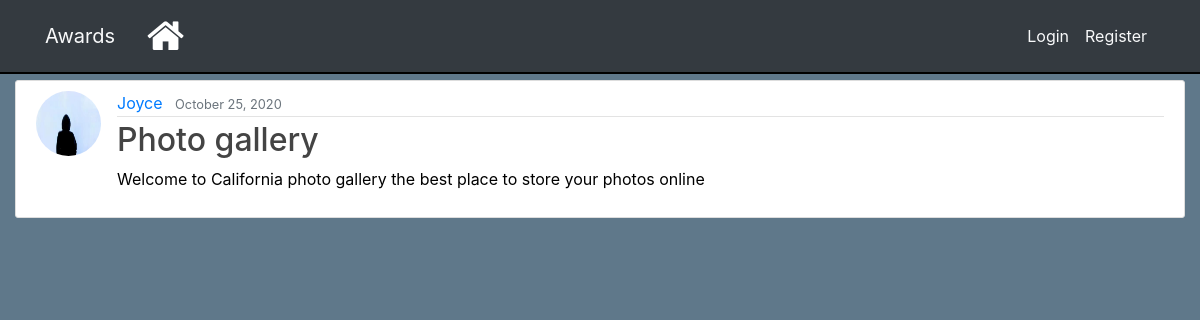
The app's page /post/4/ with its own data.
### awwardapp/models.py (models this page shows, shortened)
class post(models.Model):
    title = models.CharField(max_length=100)
    caption = models.TextField()
    date_posted = models.DateTimeField(default=timezone.now)
    owner = models.ForeignKey(User, on_delete=models.CASCADE)
    image = models.ImageField(upload_to='posts/')
    url = models.CharField(max_length=50, blank=True)

### users/models.py (models this page shows, shortened)
class Profile(models.Model):
    user = models.OneToOneField(User, on_delete=models.CASCADE)
    image = models.ImageField(default='default.jpg', upload_to='profile_pics')

### awwardapp/views.py (the view)
# urls.py: path('post/<int:pk>/', PostDetailView.as_view(), name='post-detail'),
class PostDetailView(DetailView):
    model = post

### awwardapp/templates/awwardapp/post_detail.html (shortened to what this page needs)
{% extends "awwardapp/base.html" %}
{% block content %}
    <article class="media content-section">
        <img class="rounded-circle article-img" src="{{ object.owner.profile.image.url }}">
        <div class="media-body">
            <div class="article-metadata">
                <a class="mr-2" href="#">{{ object.owner }}</a>
                <small class="text-muted">{{ object.date_posted|date:"F d, Y" }}</small>
            </div>
            <h2 class="article-title">{{ object.title }}</h2>
            <p class="article-content">{{ object.caption }}</p>
        </div>
    </article>
{% endblock content %}

### awwardapp/static/awwardapp/main.css (style rules this page uses)
body { background:#5f788a; color:black; margin-top: 5rem; }
h1, h2, h3, h4, h5, h6 { color: #444444; }
.content-section { background: #ffffff; padding: 10px 20px; border: 1px solid #dddddd; border-radius: 3px; margin-bottom: 20px; }
.article-title { color: #444444; }
.article-content { white-space: pre-line; }
.article-img { height: 65px; width: 65px; margin-right: 16px; }
.article-metadata { padding-bottom: 1px; margin-bottom: 4px; border-bottom: 1px solid #e3e3e3 }

### records on screen
post: owner.profile.image (placeholder picture), owner "Joyce", date_posted "October 25, 2020", title "Photo gallery", caption "Welcome to California photo gallery the best place to store your photos online"
